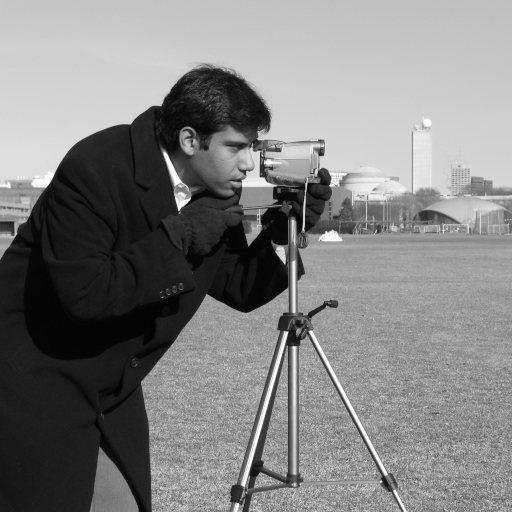
#> input picture skimage.data.camera(), 512 x 512 px
$ jupyter execute 'Structural Similarity Index.ipynb'   (older library calls are emulated)
#> lines starting #> are read from the running program, lines starting #| are printed output that depends on the picture
[cell 1]
import numpy as np
import matplotlib.pyplot as plt

from skimage import data, img_as_float
from skimage.metrics import structural_similarity as ssim
from skimage.metrics import mean_squared_error


img = img_as_float(data.camera())
rows, cols = img.shape
#> rows = 512; cols = 512

noise = np.ones_like(img) * 0.2 * (img.max() - img.min())
#> noise: shape (512, 512) float64; every value is 0.2
rng = np.random.default_rng()
noise[rng.random(size=noise.shape) > 0.5] *= -1
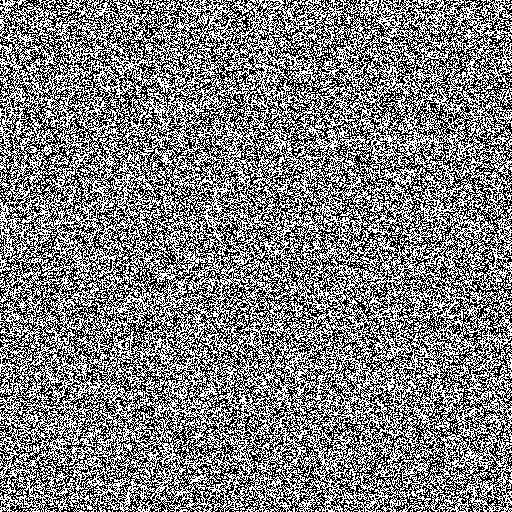
#> noise: shape (512, 512) float64; values -0.2 (black) and 0.2 (white), 50% white; black in thin lines or dots

img_noise = img + noise
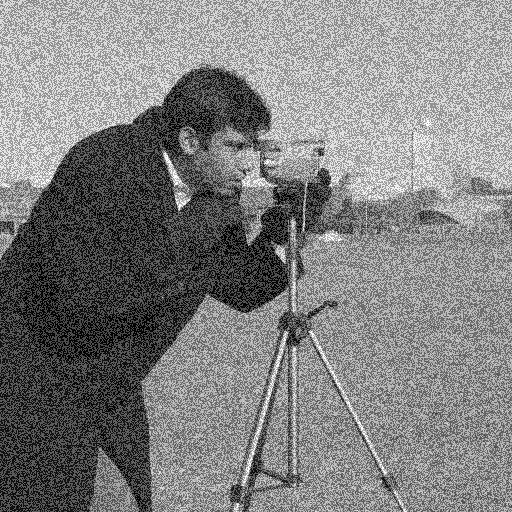
#> img_noise: shape (512, 512) float64; min -0.2, max 1.2, mean 0.506; drawn with min black and max white
img_const = img + abs(noise)

fig, axes = plt.subplots(nrows=1, ncols=3, figsize=(10, 4),
                         sharex=True, sharey=True)
ax = axes.ravel()

mse_none = mean_squared_error(img, img)
#> mse_none = 0
ssim_none = ssim(img, img, data_range=img.max() - img.min())
#> ssim_none = 1

mse_noise = mean_squared_error(img, img_noise)
#> mse_noise = 0.04
ssim_noise = ssim(img, img_noise,
                  data_range=img_noise.max() - img_noise.min())
#> ssim_noise = 0.146

mse_const = mean_squared_error(img, img_const)
#> mse_const = 0.04
ssim_const = ssim(img, img_const,
                  data_range=img_const.max() - img_const.min())
#> ssim_const = 0.849

ax[0].imshow(img, cmap=plt.cm.gray, vmin=0, vmax=1)
ax[0].set_xlabel(f'MSE: {mse_none:.2f}, SSIM: {ssim_none:.2f}')
ax[0].set_title('Original image')

ax[1].imshow(img_noise, cmap=plt.cm.gray, vmin=0, vmax=1)
ax[1].set_xlabel(f'MSE: {mse_noise:.2f}, SSIM: {ssim_noise:.2f}')
ax[1].set_title('Image with noise')

ax[2].imshow(img_const, cmap=plt.cm.gray, vmin=0, vmax=1)
ax[2].set_xlabel(f'MSE: {mse_const:.2f}, SSIM: {ssim_const:.2f}')
ax[2].set_title('Image plus constant')

plt.tight_layout()
plt.show()
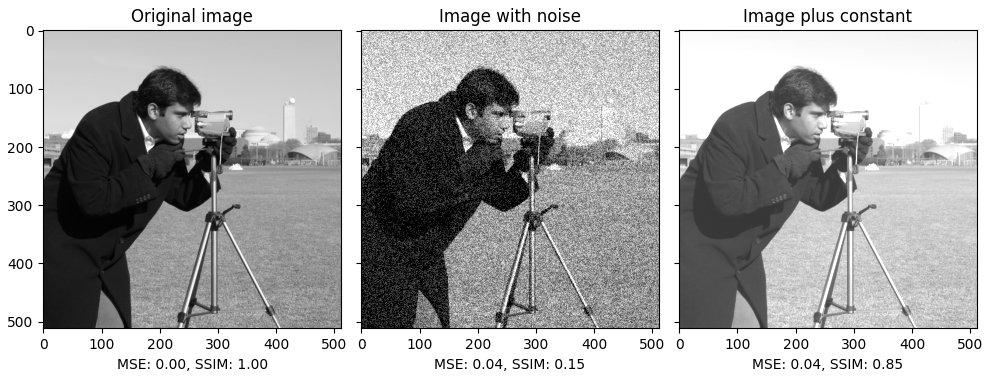
#> figure drawn by matplotlib, 3 panels

-----------------

[cell 2]
import numpy as np
import matplotlib.pyplot as plt

import skimage
from skimage import img_as_float
from skimage.metrics import structural_similarity
from skimage.metrics import mean_squared_error

[cell 3]
img1 = skimage.io.imread("monkey.jpg")
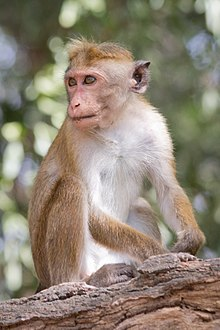
#> input picture Structural Similarity Index/monkey.jpg, 220 x 330 px
#> img1 is the input picture: shape (330, 220, 3); mean R, G, B 143.4, 132.2, 116.5
img2 = skimage.io.imread("monkey_distorted.jpg")
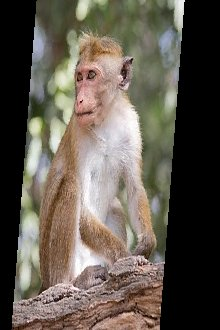
#> input picture Structural Similarity Index/monkey_distorted.jpg, 220 x 330 px
#> img2 is the input picture: shape (330, 220, 3); mean R, G, B 97, 89.4, 79

[cell 4]
plt.subplot(1,2,1)
skimage.io.imshow(img1)
plt.subplot(1,2,2)
skimage.io.imshow(img2);

[cell 5]
from skimage.io import imread
from skimage.color import rgb2gray
ref_image = imread('monkey.jpg')
ref_image = rgb2gray(ref_image)
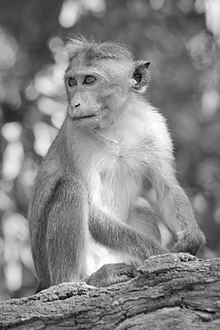
#> ref_image: shape (330, 220) float64; min 0.0125, max 1, mean 0.523
impaired_image = imread('monkey_distorted.jpg')
impaired_image = rgb2gray(impaired_image)
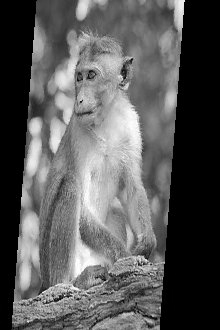
#> impaired_image: shape (330, 220) float64; min 0, max 1, mean 0.354

structural_similarity(ref_image, impaired_image,multichannel=True,gaussian_weights=True,sigma=1,
                      use_sample_covariance=False)
#> Out = 0.413
